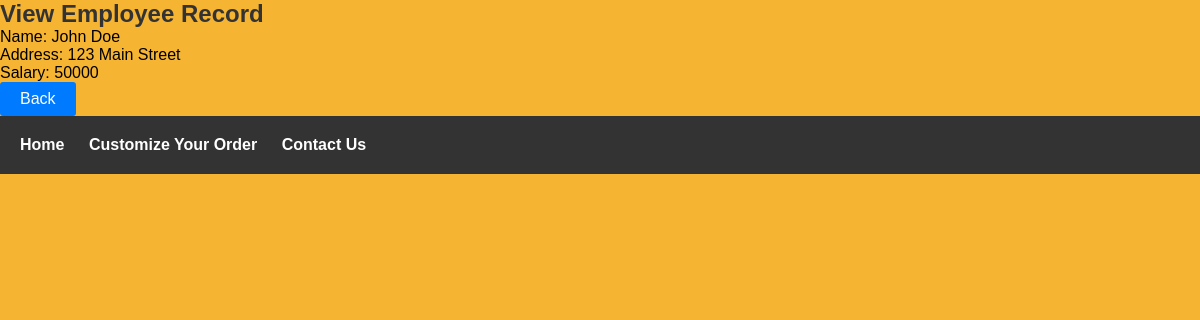
Screenshot of /read.php?id=1 with the database file from the repository.
### tables this page shows
CREATE TABLE `employees` (
  `id` int(11) NOT NULL,
  `name` varchar(100) NOT NULL,
  `address` varchar(255) NOT NULL,
  `salary` int(11) NOT NULL
);

### read.php (the view, shortened to what this page needs)
<?php
require_once "config.php";
$sql = "SELECT * FROM employees WHERE id = ?";
if ($stmt = mysqli_prepare($link, $sql)) {
    mysqli_stmt_bind_param($stmt, "i", $param_id);
    if (mysqli_stmt_execute($stmt)) {
        $result = mysqli_stmt_get_result($stmt);
        if (mysqli_num_rows($result) == 1) {
            $row = mysqli_fetch_assoc($result);
            $name = $row["name"];
            $address = $row["address"];
            $salary = $row["salary"];
        } else {
            header("location: error.php");
            exit();
        }
    } else {
        echo "Oops! Something went wrong. Please try again later.";
    }
}
?>
<!DOCTYPE html>
<html lang="en">
<head>
    <link rel="stylesheet" href="main1.css">
</head>
<body>
    <section id="main">
        <div class="container">
            <h2>View Employee Record</h2>
            <div class="record">
                <div class="field">
                    <label>Name:</label>
                    <span><?php echo $name; ?></span>
                </div>
                <div class="field">
                    <label>Address:</label>
                    <span><?php echo $address; ?></span>
                </div>
                <div class="field">
                    <label>Salary:</label>
                    <span><?php echo $salary; ?></span>
                </div>
            </div>
            <a href="index.php" class="btn btn-primary">Back</a>
        </div>
    </section>
    <footer>
        <nav>
            <ul>
                <li><a href="index.html">Home</a></li>
                <li><a href="#form_elements">Customize Your Order</a></li>
                <li><a href="#contact_form">Contact Us</a></li>
            </ul>
        </nav>
    </footer>
</body>
</html>

### main1.css (style rules this page uses)
body, h1, h2, p, ul, li { margin: 0; padding: 0; }
body { font-family: Arial, sans-serif; margin: 0; padding: 0; background-color: #f5b432; }
nav { display: flex; align-items: center; }
nav ul { list-style-type: none; margin: 0; padding: 0; }
nav ul li { display: inline; margin-right: 20px; }
nav ul li a { text-decoration: none; color: #333; font-weight: bold; transition: color 0.3s ease; }
h1, h2 { color: #333; }
footer { background-color: #333; color: #fff; padding: 20px; text-align: center; }
footer nav ul li a { color: #fff; }
.btn { display: inline-block; padding: 8px 20px; border: none; border-radius: 3px; cursor: pointer; text-decoration: none; }
.btn-primary { background-color: #007bff; color: #fff; }

### rows the page displays
employees: name "John Doe", address "123 Main Street", salary "50000"
